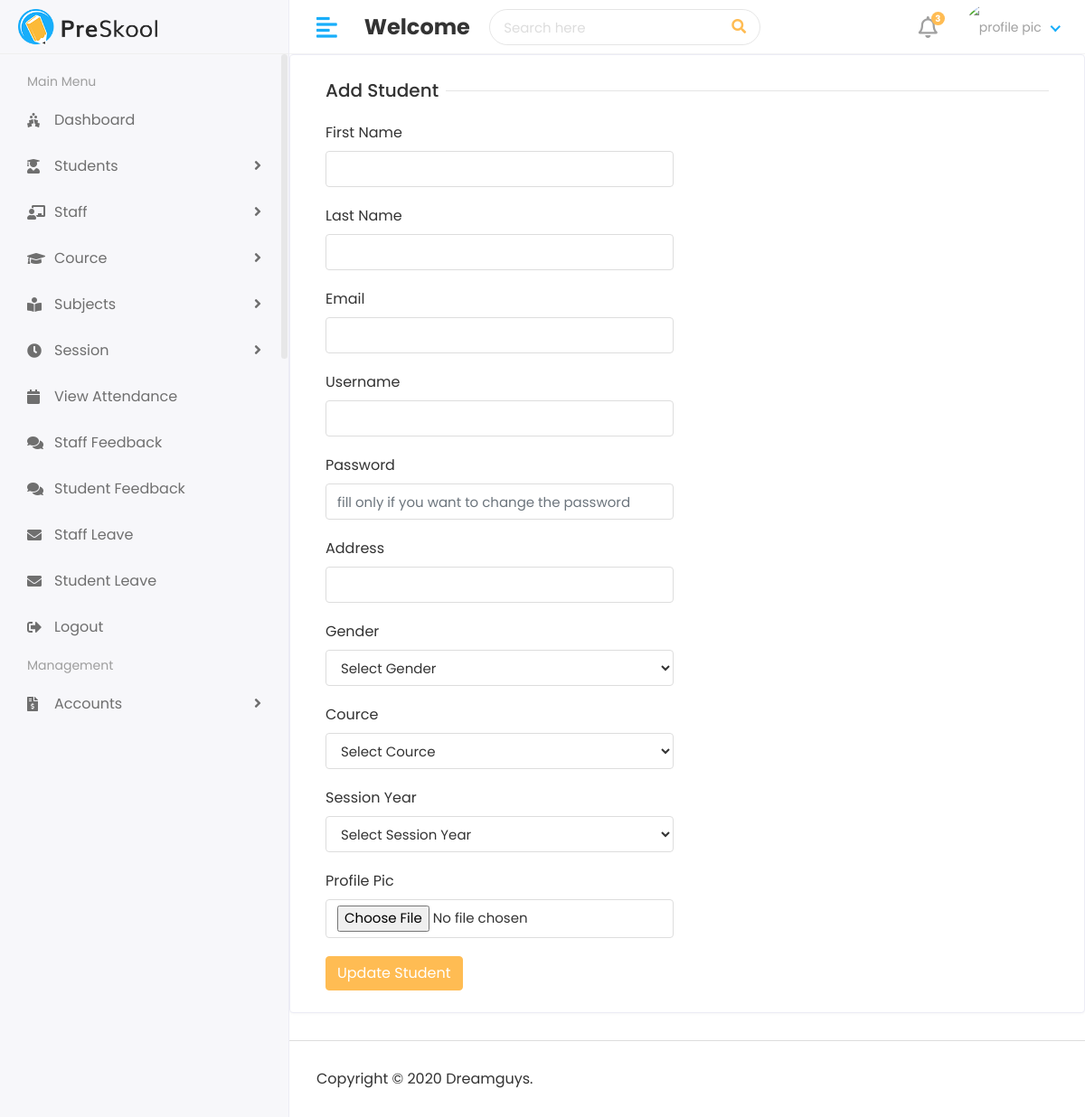
/hod/edit-student/3/, run on an earlier commit of the app's database.
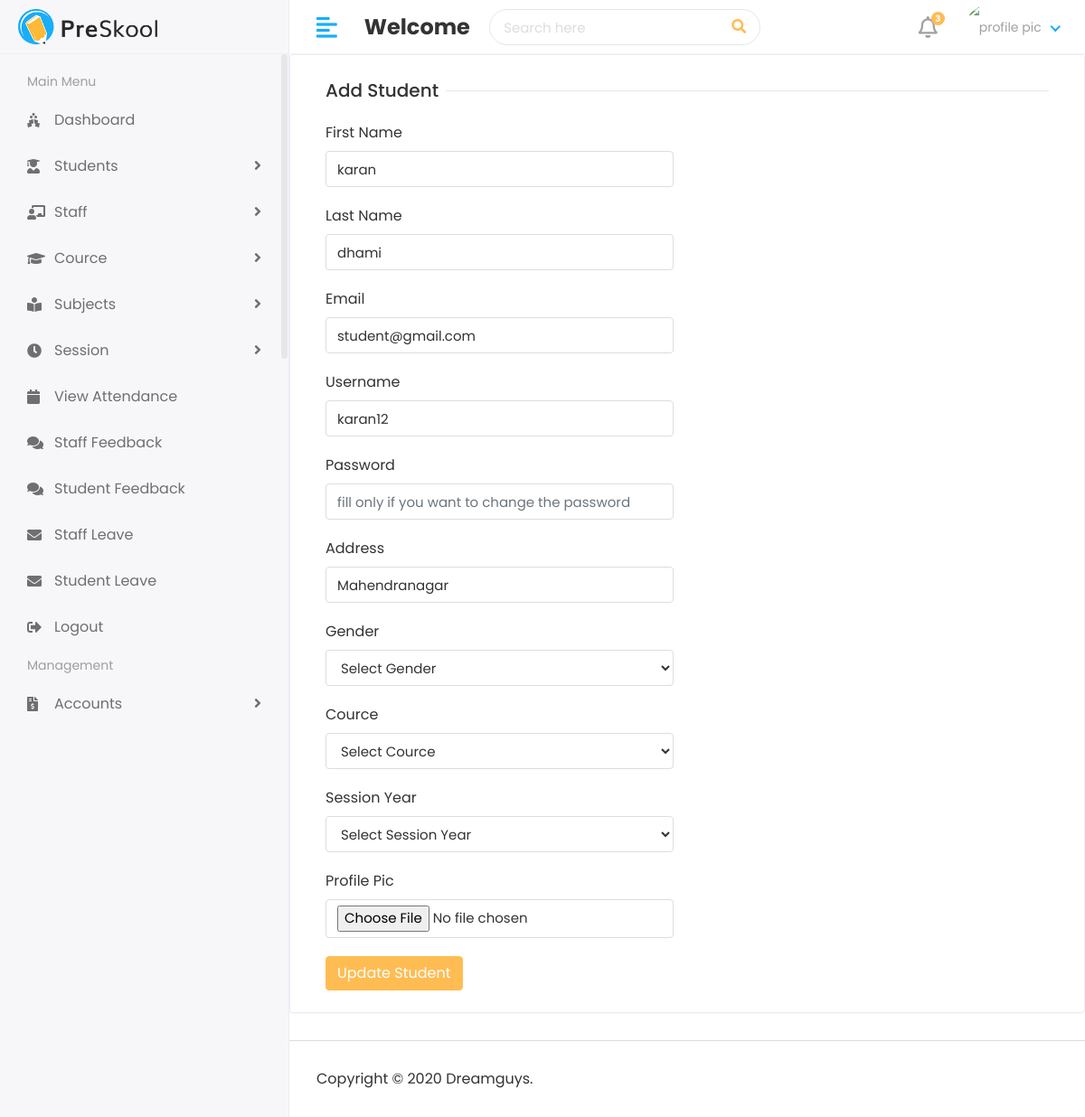
And on a later commit of the database.
### app_attendance_system/models.py (models this page shows, shortened)
class Student(models.Model):
    admin = models.OneToOneField(CustomUser, on_delete=models.CASCADE)
    address = models.CharField(max_length=20)
    gender=models.CharField( max_length=50)
    cource_id = models.ForeignKey(Cource, on_delete=models.DO_NOTHING)
    session_year_id= models.ForeignKey(Session_Year, on_delete=models.DO_NOTHING)
    created_at=models.DateTimeField(auto_now=True)
    updated_at= models.DateTimeField(auto_now=True)

class CustomUser(AbstractUser):
    USER = {
        (1, 'HOD'),
        (2, 'STAFF'),
        (3, 'STUDENT'),
    }
    user_type= models.CharField(choices=USER, max_length=1, default=1)
    profile_pic = models.ImageField(upload_to='static/assets/img/profile_pic/')

### app_attendance_system/views.py (the view)
# urls.py: path('hod/edit-student/<str:id>/', views.HodEditStudent, name='edit-student'),
def HodEditStudent(request,id):
    student= Student.objects.filter(id=id)
    cource= Cource.objects.all()
    session_year=Session_Year.objects.all()
    context= {
        'student':student,
        'cource':cource,
        'session_year':session_year
    }
    return render(request, 'hod/edit_student.html',context)

### templates/hod/edit_student.html (shortened to what this page needs)
{% extends "layouts/master.html" %}
{% load static %}
{%block content %}
<div class="row">
    <div class="col-sm-12">
      <div class="card">
        <div class="card-body">
          <form action="{% url 'update-student' %}" method= "post" enctype='multipart/form-data'>
              <div class="col-12">
                <h5 class="form-title"><span>Add Student</span></h5>
              </div>
              <div class="col-12 col-sm-6">
                <div class="form-group">
                  <label>First Name</label>
                  <input type="text" class="form-control" name="first_name" value="{% for i in student %}{{i.admin.first_name}}{% endfor %}"/>
                </div>
              </div>
              <div class="col-12 col-sm-6">
                <div class="form-group">
                  <label>Last Name</label>
                  <input type="text" class="form-control" name="last_name" value="{% for i in student %}{{i.admin.last_name}}{% endfor %}" />
                </div>
              </div>
              <div class="col-12 col-sm-6">
                <div class="form-group">
                  <label>Email</label>
                  <input type="email" class="form-control"  name="email"  value="{% for i in student %}{{i.admin.email}}{% endfor %}" />
                </div>
              </div>
              <div class="col-12 col-sm-6">
                <div class="form-group">
                  <label>Username</label>
                  <input type="text" class="form-control"  name="username" value="{% for i in student %}{{i.admin.username}}{% endfor %}" required   />
                </div>
              </div>
              <div class="col-12 col-sm-6">
                <div class="form-group">
                  <label>Password</label>
                  <input type="password" class="form-control" name= "password" placeholder="fill only if you want to change the password " />
                </div>
              </div>
              <div class="col-12 col-sm-6">
                <div class="form-group">
                  <label>Address</label>
                  <input type="text" class="form-control" name= "address" value="{% for i in student %}{{i.address}}{% endfor %}" />
                </div>
              </div>
              <div class="col-12 col-sm-6">
                <div class="form-group">
                   <label>Gender</label>
                   <select class="form-control" name="gender"  value=""  >
                      <option>Select Gender</option>
                   </select>
                </div>
             </div>
              <div class="col-12 col-sm-6">
                <div class="form-group" >
                   <label>Cource</label>
                   <select class="form-control" name="cource_id">
                      <option>Select Cource</option>
                   </select>
                </div>
             </div>
              <div class="col-12 col-sm-6">
                <div class="form-group" >
                   <label>Session Year</label>
                   <select class="form-control" name= "session_year_id" >
                      <option>Select Session Year</option>
                   </select>
                </div>
             </div>
              <div class="col-12 col-sm-6">
                <div class="form-group">
                  <label>Profile Pic</label>
                  <input type="file" class="form-control" name="profile_pic"   />
                </div>
              </div>
              <div class="col-12">
                <button type="submit" class="btn btn-primary">Update Student</button>
              </div>
          </form>
        </div>
      </div>
    </div>
  </div>
{% endblock %}

What changed in the data, as far as the page shows it:
added Student: first_name "karan", last_name "dhami", email "student@gmail.com", username "karan12", address "Mahendranagar"
